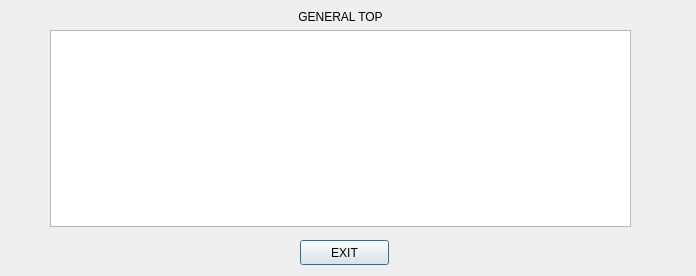
<?xml version="1.0" encoding="UTF-8"?>
<ui version="4.0">
 <class>generalTop</class>
 <widget class="QDialog" name="generalTop">
  <property name="geometry">
   <rect>
    <x>0</x>
    <y>0</y>
    <width>696</width>
    <height>276</height>
   </rect>
  </property>
  <property name="windowTitle">
   <string>Dialog</string>
  </property>
  <widget class="QPushButton" name="pushButton">
   <property name="geometry">
    <rect>
     <x>300</x>
     <y>240</y>
     <width>89</width>
     <height>25</height>
    </rect>
   </property>
   <property name="text">
    <string>EXIT</string>
   </property>
  </widget>
  <widget class="QWidget" name="">
   <property name="geometry">
    <rect>
     <x>50</x>
     <y>10</y>
     <width>581</width>
     <height>217</height>
    </rect>
   </property>
   <layout class="QVBoxLayout" name="verticalLayout">
    <item>
     <widget class="QLabel" name="label">
      <property name="text">
       <string>GENERAL TOP</string>
      </property>
      <property name="alignment">
       <set>Qt::AlignCenter</set>
      </property>
     </widget>
    </item>
    <item>
     <widget class="QTableView" name="tableView_generalTop"/>
    </item>
   </layout>
  </widget>
 </widget>
 <resources/>
 <connections/>
</ui>
